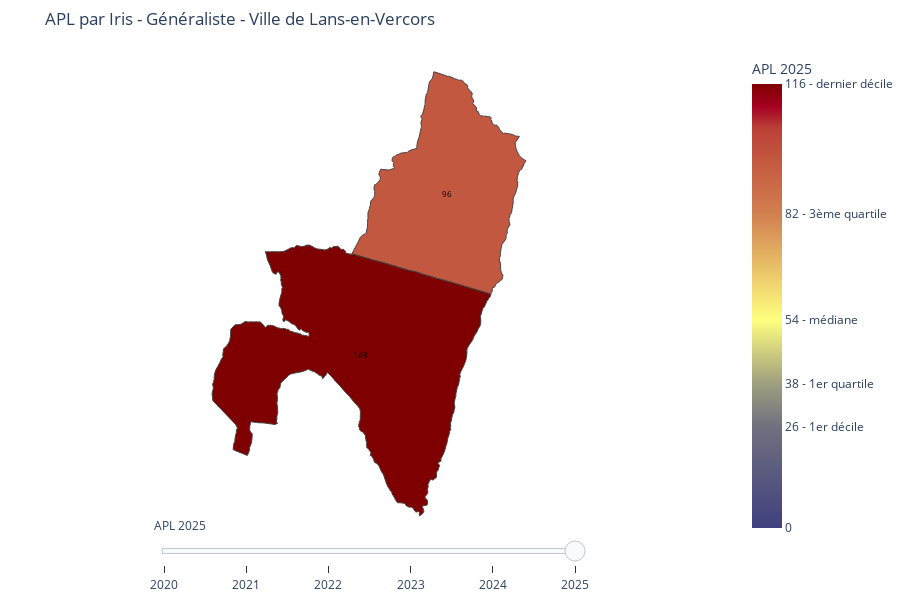

Notebook code for this chart:
### Code cell
show_label=len(gdf) < 150
fig = go.Figure()
l=[]
l2=[]
center_lat = gdf.geometry.centroid.y.mean()
center_lon = gdf.geometry.centroid.x.mean()
for year in years:
    gdf_year=gdf_merged[gdf_merged["year"]==year]
    l.append(
        go.Choropleth(
            visible=False,
            geojson=geojson,
            locations=gdf_year["fid"],
            z=gdf_year["apl_clip" if norm_colorbar else "apl"],
            zmin=0,
            zmax=q90s[year-years[0]] if norm_colorbar else None,
            text=gdf_year.apply(
                lambda row: f"Commune: {row["nom_commune"]}<br>Iris: {row["code_iris"]}<br>Nom Iris: {row['nom_iris']}<br>APL 20{year}: {row['apl']:.1f}<br>Variation APL/2020: {row['delta20']*100:+.0f}%<br>Médiane APL: {(row["apl"]-q50s[year-years[0]])*100/(q50s[year-years[0]]+0.001):+.0f}% ({q50s[year-years[0]]:.1f})<br>Moyenne pondérée APL: {(row["apl"]-meanws[year-years[0]])*100/(meanws[year-years[0]]+0.001):+.0f}% ({meanws[year-years[0]]:.1f})<br>Nb ETP: {row['nb']:.1f}<br>Population: {row['pop']:.0f}<br>Population ajustée: {row['pop_ajustee']:.0f}<br>Population alentour: {row['swpop']:.0f}<br>APL local: {row['R']:.1f} ({row['R']*100/(row['apl']+1e-5):.0f}% APL)",
                axis=1
            ),
            hoverinfo="text",
            showscale=True,
            colorbar={"title": f"APL 20{year}",
                      "tickvals": [0, q10s[year-years[0]], q25s[year-years[0]], q50s[year-years[0]], q75s[year-years[0]], q90s[year-years[0]]] if norm_colorbar else None,
                      "ticktext": ['0', f'{q10s[year-years[0]]:.0f} - 1er décile', f'{q25s[year-years[0]]:.0f} - 1er quartile', f'{q50s[year-years[0]]:.0f} - médiane', f'{q75s[year-years[0]]:.0f} - 3ème quartile', f'{q90s[year-years[0]]:.0f} - dernier décile'] if norm_colorbar else None,
                     },
            colorscale=[[0.0, "rgb(64,64,127)"],
                        [q10s[year-years[0]]*1.0/q90s[year-years[0]] if norm_colorbar else 0.1, "rgb(112,112,127)"],
                        [q25s[year-years[0]]*1.0/q90s[year-years[0]] if norm_colorbar else 0.25, "rgb(159,159,127)"],
                        [q50s[year-years[0]]*1.0/q90s[year-years[0]] if norm_colorbar else 0.50, "rgb(255,255,127)"],
                        [q75s[year-years[0]]*1.0/q90s[year-years[0]] if norm_colorbar else 0.75, "rgb(209,127,79)"],
                        [0.90, "rgb(187,64,55)"],
                        [0.95, "rgb(165,0,32)"],
                        [1.0, "rgb(127,0,0)"]
                       ]
        ))
    if show_label:
        l2.append(
            go.Scattergeo(
                lon=gdf_year["lon"],
                lat=gdf_year["lat"],
                text=gdf_year["pretty"].astype(str),
                mode="text",
                textfont=dict(color="black", size=8),
                hoverinfo="skip",
                showlegend=False,
                visible=False,
                marker=dict(
                        color='#99ff99',
                        size=8,
                        line=dict(
                            color='#006600',
                            width=2
                        )
                    ),
            ))
fig = go.Figure(data=l+l2)   
fig.data[-1].visible = True
if show_label:
    fig.data[len(l)-1].visible = True
steps = []
i=0
for year in years:
    step = dict(
        method="update",
        args=[{"visible": [False] * len(fig.data)},
             ],
        label=f"20{year}",
    )
    step["args"][0]["visible"][i] = True
    if show_label:
        step["args"][0]["visible"][i+len(l)] = True
    steps.append(step)
    i+=1

sliders = [dict(
    active=len(years)-1,
    currentvalue={"prefix": "APL ", "visible":True},
    steps=steps,
    transition={'duration': 300, 'easing': 'cubic-in-out'},
    pad=dict(l=0, r=0, t=0, b=10),
    len=0.6,
    x=0.2,
    y=0.05,
)]

fig.update_layout(
    sliders=sliders,
    geo=dict(
        projection_type="mercator",
        center={"lat": center_lat, "lon": center_lon},
        fitbounds="locations",
        # center_lon=center_lon,
        # center_lat=center_lat,
        # lonaxis_range=(center_lon-0.1, center_lon+0.1),
        # lataxis_range=(center_lat-0.1, center_lat+0.1),
        showland=False,
        showcountries=False,
        showocean=False,
        showlakes=False,
        showrivers=False,
        visible=False,
    ),
    title=f"APL par Iris - {spe_df.loc[specialite]["label_long"]} - {"Ville de" if len(code_commune) != 3 else "Département"} {commune_nom if len(code_commune) != 3 else code_commune[:-1]}",
    # height=1000,
    # width=1200,
    height=600,
    # width=2000,  
    autosize=False,
    margin=dict(l=10, r=0, t=50, b=10),
)

fig.show()

### Figure 1 — Plotly figure (JSON) as saved in the notebook; plotly's stock layout.template omitted (floating-point values rounded to 4 significant figures; data arrays with more than 128 entries replaced by an {"elided": "..."} marker saying what was removed)
{"data": [{"colorbar": {"ticktext": ["0", "29 - 1er décile", "40 - 1er quartile", "56 - médiane", "84 - 3ème quartile", "117 - dernier décile"], "tickvals": [0, 29.18, 39.94, 56.47, 83.98, 117.0], "title": {"text": "APL 2020"}}, "colorscale": [[0, "rgb(64,64,127)"], [0.2494, "rgb(112,112,127)"], [0.3414, "rgb(159,159,127)"], [0.4827, "rgb(255,255,127)"], [0.7178, "rgb(209,127,79)"], [0.9, "rgb(187,64,55)"], [0.95, "rgb(165,0,32)"], [1, "rgb(127,0,0)"]], "geojson": {"bbox": [5.465, 45.0, 5.632, 45.17], "features": [{"bbox": [5.539, 45.08, 5.632, 45.17], "geometry": {"coordinates": {"elided": "1x1x267x2 float values"}, "type": "MultiPolygon"}, "id": "30007", "properties": {"cleabs": "IRIS____0000000382050000", "code_insee": "38205", "code_iris": "382050000", "fid": 30007, "iris": "0000", "lat": 45.12, "lon": 5.59, "nom_commune": "Lans-en-Vercors", "nom_iris": "Lans-en-Vercors", "type_iris": "Z"}, "type": "Feature"}, {"bbox": [5.465, 45.0, 5.614, 45.1], "geometry": {"coordinates": {"elided": "1x1x462x2 float values"}, "type": "MultiPolygon"}, "id": "47432", "properties": {"cleabs": "IRIS____0000000385480000", "code_insee": "38548", "code_iris": "385480000", "fid": 47432, "iris": "0000", "lat": 45.06, "lon": 5.544, "nom_commune": "Villard-de-Lans", "nom_iris": "Villard-de-Lans", "type_iris": "Z"}, "type": "Feature"}], "type": "FeatureCollection"}, "hoverinfo": "text", "locations": [30007, 47432], "showscale": true, "text": ["Commune: Lans-en-Vercors<br>Iris: 382050000<br>Nom Iris: Lans-en-Vercors<br>APL 2020: 98.3<br>Variation APL/2020: +0%<br>Médiane APL: +74% (56.5)<br>Moyenne pondérée APL: +17% (83.7)<br>Nb ETP: 6.0<br>Population: 2673<br>Population ajustée: 2413<br>Population alentour: 10934<br>APL local: 54.9 (56% APL)", "Commune: Villard-de-Lans<br>Iris: 385480000<br>Nom Iris: Villard-de-Lans<br>APL 2020: 124.2<br>Variation APL/2020: +0%<br>Médiane APL: +120% (56.5)<br>Moyenne pondérée APL: +48% (83.7)<br>Nb ETP: 6.0<br>Population: 4279<br>Population ajustée: 4402<br>Population alentour: 6601<br>APL local: 90.9 (73% APL)"], "type": "choropleth", "visible": false, "z": [98.29, 117.0], "zmax": 117.0, "zmin": 0}, {"colorbar": {"ticktext": ["0", "28 - 1er décile", "39 - 1er quartile", "56 - médiane", "83 - 3ème quartile", "115 - dernier décile"], "tickvals": [0, 28.41, 39.2, 55.59, 82.81, 115.4], "title": {"text": "APL 2021"}}, "colorscale": [[0, "rgb(64,64,127)"], [0.2462, "rgb(112,112,127)"], [0.3398, "rgb(159,159,127)"], [0.4819, "rgb(255,255,127)"], [0.7178, "rgb(209,127,79)"], [0.9, "rgb(187,64,55)"], [0.95, "rgb(165,0,32)"], [1, "rgb(127,0,0)"]], "geojson": {"bbox": [5.465, 45.0, 5.632, 45.17], "features": [{"bbox": [5.539, 45.08, 5.632, 45.17], "geometry": {"coordinates": {"elided": "1x1x267x2 float values"}, "type": "MultiPolygon"}, "id": "30007", "properties": {"cleabs": "IRIS____0000000382050000", "code_insee": "38205", "code_iris": "382050000", "fid": 30007, "iris": "0000", "lat": 45.12, "lon": 5.59, "nom_commune": "Lans-en-Vercors", "nom_iris": "Lans-en-Vercors", "type_iris": "Z"}, "type": "Feature"}, {"bbox": [5.465, 45.0, 5.614, 45.1], "geometry": {"coordinates": {"elided": "1x1x462x2 float values"}, "type": "MultiPolygon"}, "id": "47432", "properties": {"cleabs": "IRIS____0000000385480000", "code_insee": "38548", "code_iris": "385480000", "fid": 47432, "iris": "0000", "lat": 45.06, "lon": 5.544, "nom_commune": "Villard-de-Lans", "nom_iris": "Villard-de-Lans", "type_iris": "Z"}, "type": "Feature"}], "type": "FeatureCollection"}, "hoverinfo": "text", "locations": [30007, 47432], "showscale": true, "text": ["Commune: Lans-en-Vercors<br>Iris: 382050000<br>Nom Iris: Lans-en-Vercors<br>APL 2021: 88.2<br>Variation APL/2020: -10%<br>Médiane APL: +59% (55.6)<br>Moyenne pondérée APL: +7% (82.4)<br>Nb ETP: 5.0<br>Population: 2668<br>Population ajustée: 2421<br>Population alentour: 10984<br>APL local: 45.5 (52% APL)", "Commune: Villard-de-Lans<br>Iris: 385480000<br>Nom Iris: Villard-de-Lans<br>APL 2021: 120.1<br>Variation APL/2020: -3%<br>Médiane APL: +116% (55.6)<br>Moyenne pondérée APL: +46% (82.4)<br>Nb ETP: 6.0<br>Population: 4322<br>Population ajustée: 4489<br>Population alentour: 6715<br>APL local: 89.4 (74% APL)"], "type": "choropleth", "visible": false, "z": [88.22, 115.4], "zmax": 115.4, "zmin": 0}, {"colorbar": {"ticktext": ["0", "28 - 1er décile", "38 - 1er quartile", "55 - médiane", "82 - 3ème quartile", "114 - dernier décile"], "tickvals": [0, 27.63, 38.44, 54.66, 81.57, 114.2], "title": {"text": "APL 2022"}}, "colorscale": [[0, "rgb(64,64,127)"], [0.2419, "rgb(112,112,127)"], [0.3365, "rgb(159,159,127)"], [0.4786, "rgb(255,255,127)"], [0.7141, "rgb(209,127,79)"], [0.9, "rgb(187,64,55)"], [0.95, "rgb(165,0,32)"], [1, "rgb(127,0,0)"]], "geojson": {"bbox": [5.465, 45.0, 5.632, 45.17], "features": [{"bbox": [5.539, 45.08, 5.632, 45.17], "geometry": {"coordinates": {"elided": "1x1x267x2 float values"}, "type": "MultiPolygon"}, "id": "30007", "properties": {"cleabs": "IRIS____0000000382050000", "code_insee": "38205", "code_iris": "382050000", "fid": 30007, "iris": "0000", "lat": 45.12, "lon": 5.59, "nom_commune": "Lans-en-Vercors", "nom_iris": "Lans-en-Vercors", "type_iris": "Z"}, "type": "Feature"}, {"bbox": [5.465, 45.0, 5.614, 45.1], "geometry": {"coordinates": {"elided": "1x1x462x2 float values"}, "type": "MultiPolygon"}, "id": "47432", "properties": {"cleabs": "IRIS____0000000385480000", "code_insee": "38548", "code_iris": "385480000", "fid": 47432, "iris": "0000", "lat": 45.06, "lon": 5.544, "nom_commune": "Villard-de-Lans", "nom_iris": "Villard-de-Lans", "type_iris": "Z"}, "type": "Feature"}], "type": "FeatureCollection"}, "hoverinfo": "text", "locations": [30007, 47432], "showscale": true, "text": ["Commune: Lans-en-Vercors<br>Iris: 382050000<br>Nom Iris: Lans-en-Vercors<br>APL 2022: 87.9<br>Variation APL/2020: -11%<br>Médiane APL: +61% (54.7)<br>Moyenne pondérée APL: +8% (81.3)<br>Nb ETP: 5.0<br>Population: 2668<br>Population ajustée: 2420<br>Population alentour: 10984<br>APL local: 45.5 (52% APL)", "Commune: Villard-de-Lans<br>Iris: 385480000<br>Nom Iris: Villard-de-Lans<br>APL 2022: 119.8<br>Variation APL/2020: -4%<br>Médiane APL: +119% (54.7)<br>Moyenne pondérée APL: +47% (81.3)<br>Nb ETP: 6.0<br>Population: 4322<br>Population ajustée: 4488<br>Population alentour: 6713<br>APL local: 89.4 (75% APL)"], "type": "choropleth", "visible": false, "z": [87.92, 114.2], "zmax": 114.2, "zmin": 0}, {"colorbar": {"ticktext": ["0", "28 - 1er décile", "39 - 1er quartile", "55 - médiane", "82 - 3ème quartile", "116 - dernier décile"], "tickvals": [0, 27.57, 38.72, 55.03, 82.06, 116.0], "title": {"text": "APL 2023"}}, "colorscale": [[0, "rgb(64,64,127)"], [0.2377, "rgb(112,112,127)"], [0.3338, "rgb(159,159,127)"], [0.4744, "rgb(255,255,127)"], [0.7075, "rgb(209,127,79)"], [0.9, "rgb(187,64,55)"], [0.95, "rgb(165,0,32)"], [1, "rgb(127,0,0)"]], "geojson": {"bbox": [5.465, 45.0, 5.632, 45.17], "features": [{"bbox": [5.539, 45.08, 5.632, 45.17], "geometry": {"coordinates": {"elided": "1x1x267x2 float values"}, "type": "MultiPolygon"}, "id": "30007", "properties": {"cleabs": "IRIS____0000000382050000", "code_insee": "38205", "code_iris": "382050000", "fid": 30007, "iris": "0000", "lat": 45.12, "lon": 5.59, "nom_commune": "Lans-en-Vercors", "nom_iris": "Lans-en-Vercors", "type_iris": "Z"}, "type": "Feature"}, {"bbox": [5.465, 45.0, 5.614, 45.1], "geometry": {"coordinates": {"elided": "1x1x462x2 float values"}, "type": "MultiPolygon"}, "id": "47432", "properties": {"cleabs": "IRIS____0000000385480000", "code_insee": "38548", "code_iris": "385480000", "fid": 47432, "iris": "0000", "lat": 45.06, "lon": 5.544, "nom_commune": "Villard-de-Lans", "nom_iris": "Villard-de-Lans", "type_iris": "Z"}, "type": "Feature"}], "type": "FeatureCollection"}, "hoverinfo": "text", "locations": [30007, 47432], "showscale": true, "text": ["Commune: Lans-en-Vercors<br>Iris: 382050000<br>Nom Iris: Lans-en-Vercors<br>APL 2023: 88.0<br>Variation APL/2020: -10%<br>Médiane APL: +60% (55.0)<br>Moyenne pondérée APL: +7% (82.0)<br>Nb ETP: 5.0<br>Population: 2668<br>Population ajustée: 2419<br>Population alentour: 10982<br>APL local: 45.5 (52% APL)", "Commune: Villard-de-Lans<br>Iris: 385480000<br>Nom Iris: Villard-de-Lans<br>APL 2023: 120.3<br>Variation APL/2020: -3%<br>Médiane APL: +119% (55.0)<br>Moyenne pondérée APL: +47% (82.0)<br>Nb ETP: 6.0<br>Population: 4322<br>Population ajustée: 4491<br>Population alentour: 6715<br>APL local: 89.3 (74% APL)"], "type": "choropleth", "visible": false, "z": [88.04, 116.0], "zmax": 116.0, "zmin": 0}, {"colorbar": {"ticktext": ["0", "26 - 1er décile", "37 - 1er quartile", "54 - médiane", "81 - 3ème quartile", "114 - dernier décile"], "tickvals": [0, 26.3, 37.36, 53.79, 80.85, 114.2], "title": {"text": "APL 2024"}}, "colorscale": [[0, "rgb(64,64,127)"], [0.2303, "rgb(112,112,127)"], [0.3271, "rgb(159,159,127)"], [0.471, "rgb(255,255,127)"], [0.7079, "rgb(209,127,79)"], [0.9, "rgb(187,64,55)"], [0.95, "rgb(165,0,32)"], [1, "rgb(127,0,0)"]], "geojson": {"bbox": [5.465, 45.0, 5.632, 45.17], "features": [{"bbox": [5.539, 45.08, 5.632, 45.17], "geometry": {"coordinates": {"elided": "1x1x267x2 float values"}, "type": "MultiPolygon"}, "id": "30007", "properties": {"cleabs": "IRIS____0000000382050000", "code_insee": "38205", "code_iris": "382050000", "fid": 30007, "iris": "0000", "lat": 45.12, "lon": 5.59, "nom_commune": "Lans-en-Vercors", "nom_iris": "Lans-en-Vercors", "type_iris": "Z"}, "type": "Feature"}, {"bbox": [5.465, 45.0, 5.614, 45.1], "geometry": {"coordinates": {"elided": "1x1x462x2 float values"}, "type": "MultiPolygon"}, "id": "47432", "properties": {"cleabs": "IRIS____0000000385480000", "code_insee": "38548", "code_iris": "385480000", "fid": 47432, "iris": "0000", "lat": 45.06, "lon": 5.544, "nom_commune": "Villard-de-Lans", "nom_iris": "Villard-de-Lans", "type_iris": "Z"}, "type": "Feature"}], "type": "FeatureCollection"}, "hoverinfo": "text", "locations": [30007, 47432], "showscale": true, "text": ["Commune: Lans-en-Vercors<br>Iris: 382050000<br>Nom Iris: Lans-en-Vercors<br>APL 2024: 92.8<br>Variation APL/2020: -6%<br>Médiane APL: +73% (53.8)<br>Moyenne pondérée APL: +15% (80.7)<br>Nb ETP: 5.2<br>Population: 2668<br>Population ajustée: 2422<br>Population alentour: 10987<br>APL local: 47.8 (51% APL)", "Commune: Villard-de-Lans<br>Iris: 385480000<br>Nom Iris: Villard-de-Lans<br>APL 2024: 139.1<br>Variation APL/2020: +12%<br>Médiane APL: +159% (53.8)<br>Moyenne pondérée APL: +72% (80.7)<br>Nb ETP: 7.5<br>Population: 4322<br>Population ajustée: 4490<br>Population alentour: 6716<br>APL local: 111.7 (80% APL)"], "type": "choropleth", "visible": false, "z": [92.83, 114.2], "zmax": 114.2, "zmin": 0}, {"colorbar": {"ticktext": ["0", "26 - 1er décile", "38 - 1er quartile", "54 - médiane", "82 - 3ème quartile", "116 - dernier décile"], "tickvals": [0, 26.4, 37.64, 54.25, 81.93, 115.6], "title": {"text": "APL 2025"}}, "colorscale": [[0, "rgb(64,64,127)"], [0.2283, "rgb(112,112,127)"], [0.3255, "rgb(159,159,127)"], [0.4691, "rgb(255,255,127)"], [0.7085, "rgb(209,127,79)"], [0.9, "rgb(187,64,55)"], [0.95, "rgb(165,0,32)"], [1, "rgb(127,0,0)"]], "geojson": {"bbox": [5.465, 45.0, 5.632, 45.17], "features": [{"bbox": [5.539, 45.08, 5.632, 45.17], "geometry": {"coordinates": {"elided": "1x1x267x2 float values"}, "type": "MultiPolygon"}, "id": "30007", "properties": {"cleabs": "IRIS____0000000382050000", "code_insee": "38205", "code_iris": "382050000", "fid": 30007, "iris": "0000", "lat": 45.12, "lon": 5.59, "nom_commune": "Lans-en-Vercors", "nom_iris": "Lans-en-Vercors", "type_iris": "Z"}, "type": "Feature"}, {"bbox": [5.465, 45.0, 5.614, 45.1], "geometry": {"coordinates": {"elided": "1x1x462x2 float values"}, "type": "MultiPolygon"}, "id": "47432", "properties": {"cleabs": "IRIS____0000000385480000", "code_insee": "38548", "code_iris": "385480000", "fid": 47432, "iris": "0000", "lat": 45.06, "lon": 5.544, "nom_commune": "Villard-de-Lans", "nom_iris": "Villard-de-Lans", "type_iris": "Z"}, "type": "Feature"}], "type": "FeatureCollection"}, "hoverinfo": "text", "locations": [30007, 47432], "showscale": true, "text": ["Commune: Lans-en-Vercors<br>Iris: 382050000<br>Nom Iris: Lans-en-Vercors<br>APL 2025: 95.5<br>Variation APL/2020: -3%<br>Médiane APL: +76% (54.2)<br>Moyenne pondérée APL: +17% (81.7)<br>Nb ETP: 5.2<br>Population: 2668<br>Population ajustée: 2422<br>Population alentour: 10987<br>APL local: 47.8 (50% APL)", "Commune: Villard-de-Lans<br>Iris: 385480000<br>Nom Iris: Villard-de-Lans<br>APL 2025: 149.3<br>Variation APL/2020: +20%<br>Médiane APL: +175% (54.2)<br>Moyenne pondérée APL: +83% (81.7)<br>Nb ETP: 8.2<br>Population: 4322<br>Population ajustée: 4490<br>Population alentour: 6716<br>APL local: 121.6 (81% APL)"], "type": "choropleth", "visible": true, "z": [95.55, 115.6], "zmax": 115.6, "zmin": 0}, {"hoverinfo": "skip", "lat": [45.12, 45.06], "lon": [5.59, 5.544], "marker": {"color": "#99ff99", "line": {"color": "#006600", "width": 2}, "size": 8}, "mode": "text", "showlegend": false, "text": ["98", "124"], "textfont": {"color": "black", "size": 8}, "type": "scattergeo", "visible": false}, {"hoverinfo": "skip", "lat": [45.12, 45.06], "lon": [5.59, 5.544], "marker": {"color": "#99ff99", "line": {"color": "#006600", "width": 2}, "size": 8}, "mode": "text", "showlegend": false, "text": ["88", "120"], "textfont": {"color": "black", "size": 8}, "type": "scattergeo", "visible": false}, {"hoverinfo": "skip", "lat": [45.12, 45.06], "lon": [5.59, 5.544], "marker": {"color": "#99ff99", "line": {"color": "#006600", "width": 2}, "size": 8}, "mode": "text", "showlegend": false, "text": ["88", "120"], "textfont": {"color": "black", "size": 8}, "type": "scattergeo", "visible": false}, {"hoverinfo": "skip", "lat": [45.12, 45.06], "lon": [5.59, 5.544], "marker": {"color": "#99ff99", "line": {"color": "#006600", "width": 2}, "size": 8}, "mode": "text", "showlegend": false, "text": ["88", "120"], "textfont": {"color": "black", "size": 8}, "type": "scattergeo", "visible": false}, {"hoverinfo": "skip", "lat": [45.12, 45.06], "lon": [5.59, 5.544], "marker": {"color": "#99ff99", "line": {"color": "#006600", "width": 2}, "size": 8}, "mode": "text", "showlegend": false, "text": ["93", "139"], "textfont": {"color": "black", "size": 8}, "type": "scattergeo", "visible": false}, {"hoverinfo": "skip", "lat": [45.12, 45.06], "lon": [5.59, 5.544], "marker": {"color": "#99ff99", "line": {"color": "#006600", "width": 2}, "size": 8}, "mode": "text", "showlegend": false, "text": ["96", "149"], "textfont": {"color": "black", "size": 8}, "type": "scattergeo", "visible": true}], "layout": {"autosize": false, "geo": {"center": {"lat": 45.09, "lon": 5.567}, "fitbounds": "locations", "projection": {"type": "mercator"}, "showcountries": false, "showlakes": false, "showland": false, "showocean": false, "showrivers": false, "visible": false}, "height": 600, "margin": {"b": 10, "l": 10, "r": 0, "t": 50}, "sliders": [{"active": 5, "currentvalue": {"prefix": "APL ", "visible": true}, "len": 0.6, "pad": {"b": 10, "l": 0, "r": 0, "t": 0}, "steps": [{"args": [{"visible": [true, false, false, false, false, false, true, false, false, false, false, false]}], "label": "2020", "method": "update"}, {"args": [{"visible": [false, true, false, false, false, false, false, true, false, false, false, false]}], "label": "2021", "method": "update"}, {"args": [{"visible": [false, false, true, false, false, false, false, false, true, false, false, false]}], "label": "2022", "method": "update"}, {"args": [{"visible": [false, false, false, true, false, false, false, false, false, true, false, false]}], "label": "2023", "method": "update"}, {"args": [{"visible": [false, false, false, false, true, false, false, false, false, false, true, false]}], "label": "2024", "method": "update"}, {"args": [{"visible": [false, false, false, false, false, true, false, false, false, false, false, true]}], "label": "2025", "method": "update"}], "transition": {"duration": 300, "easing": "cubic-in-out"}, "x": 0.2, "y": 0.05}], "title": {"text": "APL par Iris - Généraliste - Ville de Lans-en-Vercors"}}}
